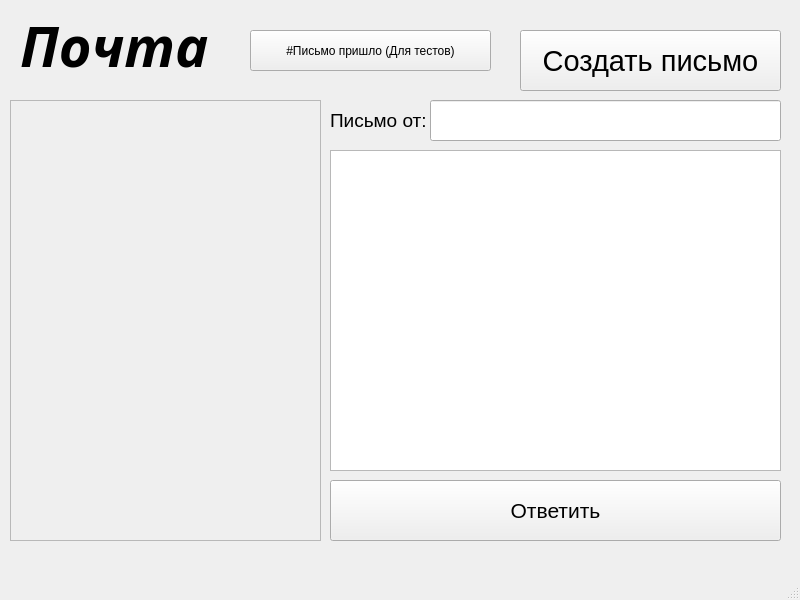
<?xml version="1.0" encoding="UTF-8"?>
<ui version="4.0">
 <class>MainWindow</class>
 <widget class="QMainWindow" name="MainWindow">
  <property name="geometry">
   <rect>
    <x>0</x>
    <y>0</y>
    <width>800</width>
    <height>600</height>
   </rect>
  </property>
  <property name="windowTitle">
   <string>MainWindow</string>
  </property>
  <widget class="QWidget" name="centralwidget">
   <widget class="QScrollArea" name="scrollArea">
    <property name="geometry">
     <rect>
      <x>10</x>
      <y>100</y>
      <width>311</width>
      <height>441</height>
     </rect>
    </property>
    <property name="widgetResizable">
     <bool>true</bool>
    </property>
    <widget class="QWidget" name="scrollAreaWidgetContents">
     <property name="geometry">
      <rect>
       <x>0</x>
       <y>0</y>
       <width>309</width>
       <height>439</height>
      </rect>
     </property>
    </widget>
   </widget>
   <widget class="QLabel" name="label">
    <property name="geometry">
     <rect>
      <x>20</x>
      <y>10</y>
      <width>211</width>
      <height>71</height>
     </rect>
    </property>
    <property name="font">
     <font>
      <family>Sans</family>
      <pointsize>42</pointsize>
      <weight>75</weight>
      <italic>true</italic>
      <bold>true</bold>
     </font>
    </property>
    <property name="text">
     <string>Почта</string>
    </property>
   </widget>
   <widget class="QPushButton" name="pushButton">
    <property name="geometry">
     <rect>
      <x>330</x>
      <y>480</y>
      <width>451</width>
      <height>61</height>
     </rect>
    </property>
    <property name="font">
     <font>
      <pointsize>16</pointsize>
     </font>
    </property>
    <property name="text">
     <string>Ответить</string>
    </property>
   </widget>
   <widget class="QPushButton" name="pushButton_2">
    <property name="geometry">
     <rect>
      <x>520</x>
      <y>30</y>
      <width>261</width>
      <height>61</height>
     </rect>
    </property>
    <property name="font">
     <font>
      <pointsize>22</pointsize>
     </font>
    </property>
    <property name="text">
     <string>Создать письмо</string>
    </property>
   </widget>
   <widget class="QTextEdit" name="textEdit">
    <property name="geometry">
     <rect>
      <x>330</x>
      <y>150</y>
      <width>451</width>
      <height>321</height>
     </rect>
    </property>
   </widget>
   <widget class="QPushButton" name="pushButton_3">
    <property name="geometry">
     <rect>
      <x>250</x>
      <y>30</y>
      <width>241</width>
      <height>41</height>
     </rect>
    </property>
    <property name="text">
     <string>#Письмо пришло (Для тестов)</string>
    </property>
   </widget>
   <widget class="QLineEdit" name="lineEdit">
    <property name="geometry">
     <rect>
      <x>430</x>
      <y>100</y>
      <width>351</width>
      <height>41</height>
     </rect>
    </property>
    <property name="font">
     <font>
      <pointsize>14</pointsize>
     </font>
    </property>
   </widget>
   <widget class="QLabel" name="label_2">
    <property name="geometry">
     <rect>
      <x>330</x>
      <y>100</y>
      <width>101</width>
      <height>41</height>
     </rect>
    </property>
    <property name="font">
     <font>
      <pointsize>14</pointsize>
     </font>
    </property>
    <property name="text">
     <string>Письмо от:</string>
    </property>
   </widget>
  </widget>
  <widget class="QMenuBar" name="menubar">
   <property name="geometry">
    <rect>
     <x>0</x>
     <y>0</y>
     <width>800</width>
     <height>22</height>
    </rect>
   </property>
  </widget>
  <widget class="QStatusBar" name="statusbar"/>
 </widget>
 <resources/>
 <connections/>
</ui>
